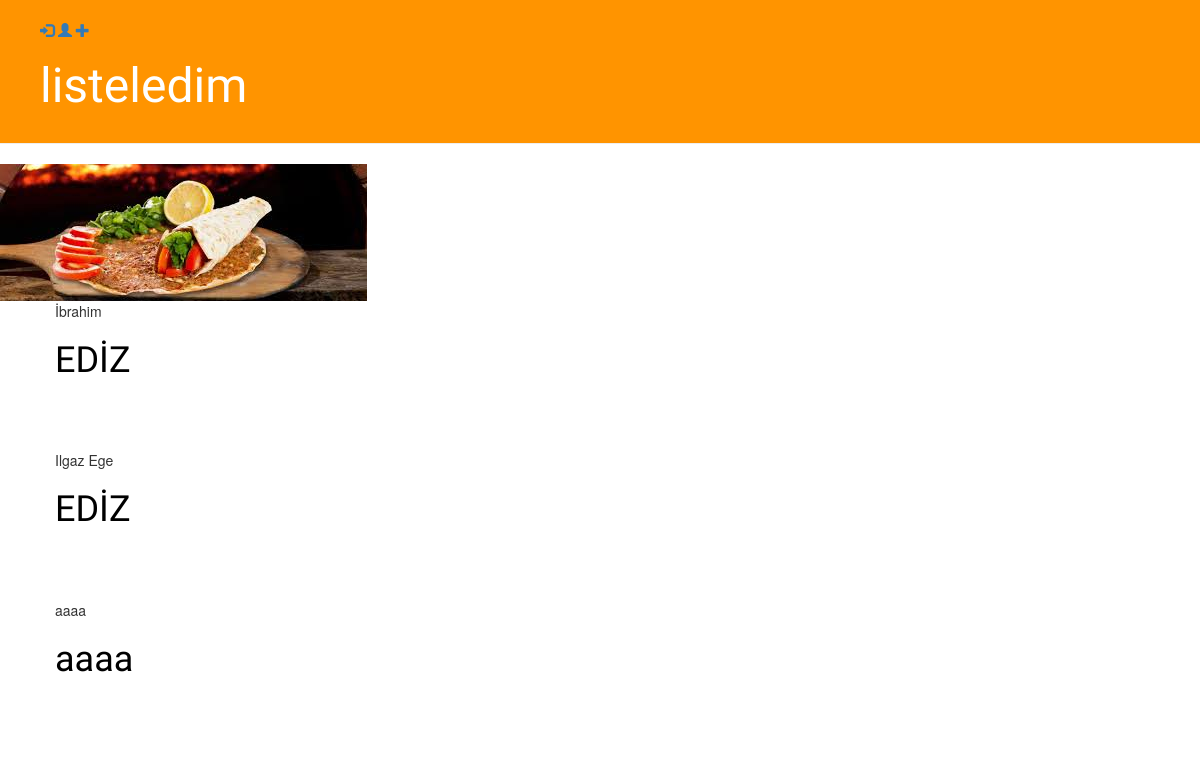
The app's page /kayit with its own data.
### KayitAl/models.py (models this page shows, shortened)
class KayitModels(models.Model):
    adi = models.CharField(max_length=60)
    soyadi = models.CharField(max_length=60)
    cinsiyetCh = [("0","ERKEK"),("1","KADIN")]
    cinsiyet = models.CharField(max_length=15,choices=cinsiyetCh)
    tcKimlikNo = models.BigIntegerField()
    kayit_zaman = models.DateTimeField(default=timezone.now)

### KayitAl/views.py (the view)
# urls.py: path('', views.kayitlist, name='kayit_list'),
def kayitlist(request):
    kayitlar = KayitModels.objects.all()
    return render(request,'kayit/liste.html',{"kayitlar":kayitlar})

### templates/kayit/liste.html
{%extends "../base.html"%}
{%block baslik%}
listeledim
{%endblock%}
    {% block content %}
        <div class="content container">
            <div class="row">
                <div class="col-md-8">
                {% for kayit in kayitlar %}
                    <div class="post">
                          {{ kayit.adi }}
                        <h1><a href="{% url 'kayitagit' pk=kayit.pk %}">{{ kayit.soyadi }}</a></h1>
                    </div>
                {% endfor %}
                </div>
            </div>
        </div>
    {% endblock %}

### static/css/benim.css (style rules this page uses)
.content { margin-left: 40px; }
h1, h2, h3, h4 { font-family: 'Lobster', cursive; }
.post { margin-bottom: 70px; }
.post h1 a, .post h1 a:visited { color: #000000; }

### records on screen
KayitModels: adi "İbrahim", soyadi "EDİZ"
KayitModels: adi "Ilgaz Ege", soyadi "EDİZ"
KayitModels: adi "aaaa", soyadi "aaaa"
